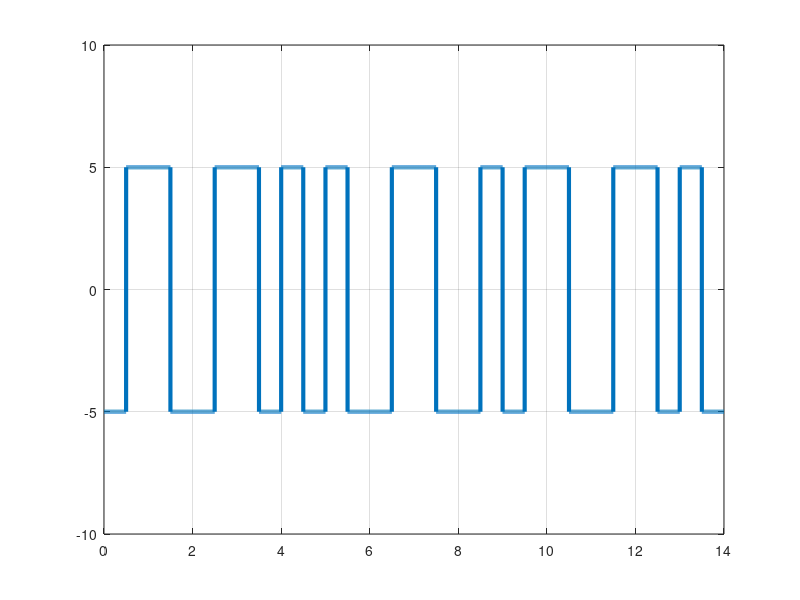

Recreate this plot in MATLAB.
clc;    %clear command line
clear all;  %clear variables
close all;  %clear figures 

bits = [1 0 1 0 0 0 1 0 1 1 0 1 0 0];

%Modulation :

bitRate = 1;
voltage = 5;

samplingRate = 1000;
samplingTime = 1/samplingRate;
endTime = length(bits)/bitRate;
time = 0:samplingTime:endTime;

index = 1;
sign = 1;
modulation = [];

for i = 1:length(time)
    if(bits(index) == 0)
        modulation(i) = voltage;
    else
        modulation(i) = -voltage;
    end
    if(time(i)*bitRate >= index-1/2)
        modulation(i) = -modulation(i);
    end
    if(time(i)*bitRate >= index)
        index = index+1;
    end
end

plot(time,modulation,'LineWidth',3);
axis([0 endTime -voltage-5 voltage+5]);
grid on;

%Demodulation : 

index = 1;
demodulation = [];

for i = 1:length(modulation)
    if(modulation(i) == voltage && time(i)*bitRate < index-1/2)
        demodulation(index) = 0;
    end
    if(modulation(i) == -voltage && time(i)*bitRate < index-1/2)
        demodulation(index) = 1;
    end
    if(time(i)*bitRate >= index)
        index = index+1;
    end
end

disp(demodulation);